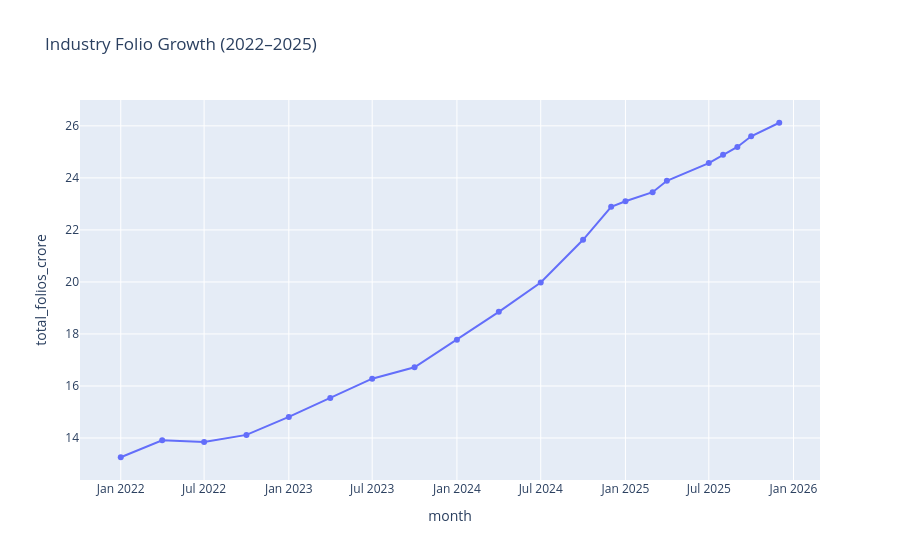

Notebook source saved alongside this figure:
### Code cell
fig = px.line(
    folio,
    x="month",
    y="total_folios_crore",
    title="Industry Folio Growth (2022–2025)",
    markers=True
)

fig.show()

### Figure 1 — Plotly figure (JSON) as saved in the notebook; plotly's stock layout.template omitted (floating-point values rounded to 4 significant figures)
{"data": [{"hovertemplate": "month=%{x}<br>total_folios_crore=%{y}<extra></extra>", "legendgroup": "", "line": {"color": "#636efa", "dash": "solid"}, "marker": {"symbol": "circle"}, "mode": "lines+markers", "name": "", "orientation": "v", "showlegend": false, "type": "scatter", "x": ["2022-01-01T00:00:00", "2022-04-01T00:00:00", "2022-07-01T00:00:00", "2022-10-01T00:00:00", "2023-01-01T00:00:00", "2023-04-01T00:00:00", "2023-07-01T00:00:00", "2023-10-01T00:00:00", "2024-01-01T00:00:00", "2024-04-01T00:00:00", "2024-07-01T00:00:00", "2024-10-01T00:00:00", "2024-12-01T00:00:00", "2025-01-01T00:00:00", "2025-03-01T00:00:00", "2025-04-01T00:00:00", "2025-07-01T00:00:00", "2025-08-01T00:00:00", "2025-09-01T00:00:00", "2025-10-01T00:00:00", "2025-12-01T00:00:00"], "xaxis": "x", "y": [13.26, 13.91, 13.85, 14.12, 14.81, 15.54, 16.28, 16.72, 17.78, 18.85, 19.98, 21.62, 22.89, 23.1, 23.45, 23.89, 24.57, 24.89, 25.19, 25.6, 26.12], "yaxis": "y"}], "layout": {"legend": {"tracegroupgap": 0}, "title": {"text": "Industry Folio Growth (2022–2025)"}, "xaxis": {"anchor": "y", "domain": [0, 1], "title": {"text": "month"}}, "yaxis": {"anchor": "x", "domain": [0, 1], "title": {"text": "total_folios_crore"}}}}
